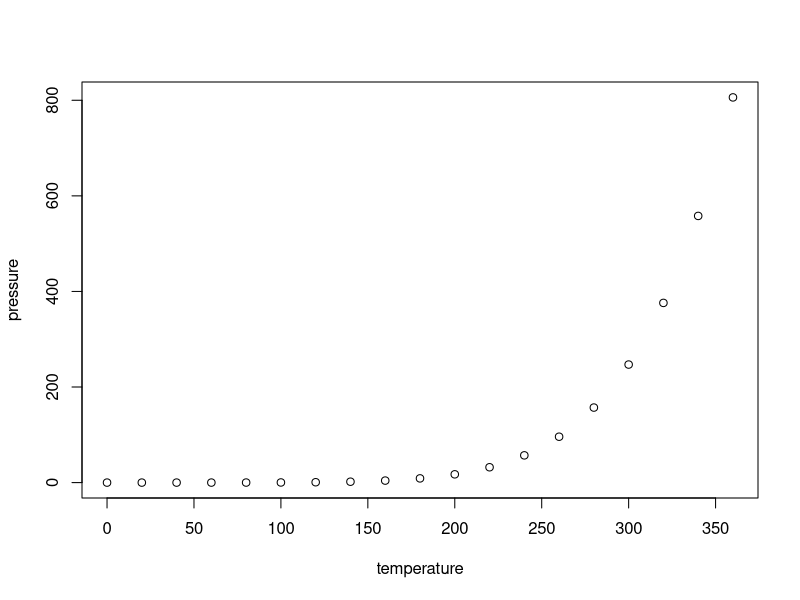
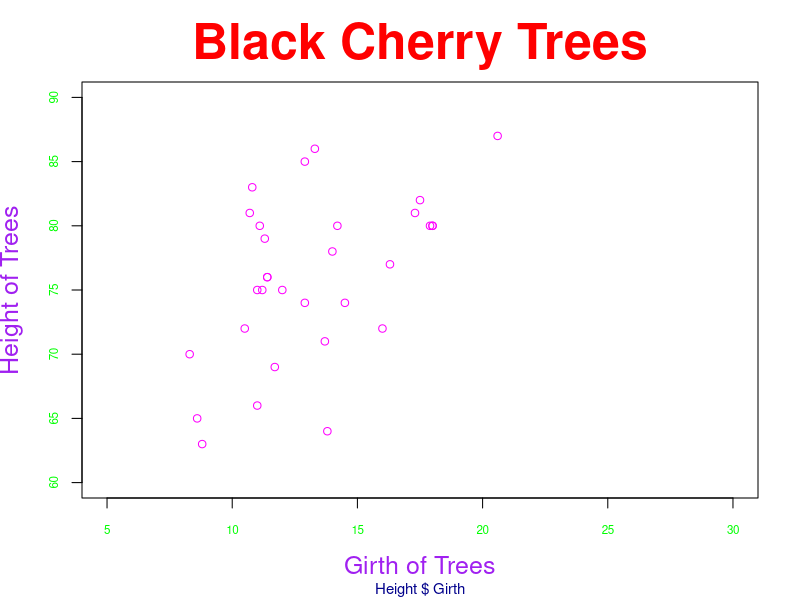
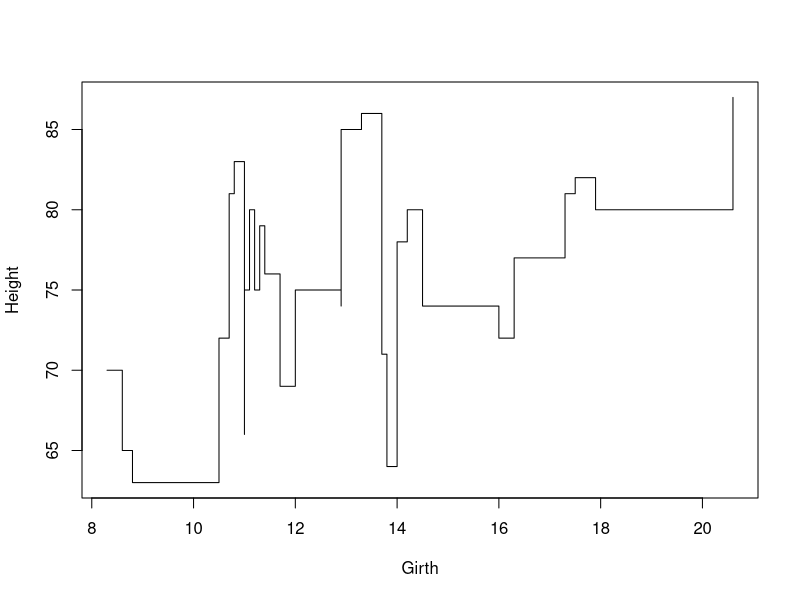
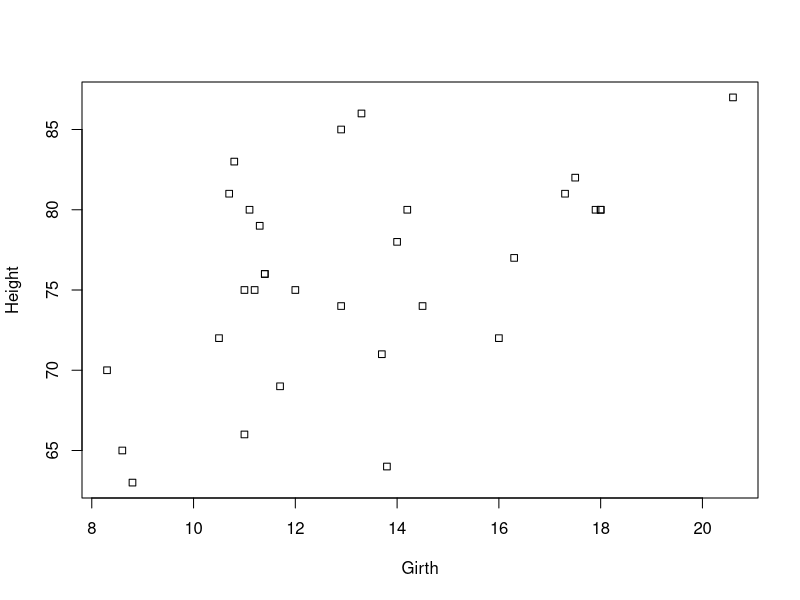
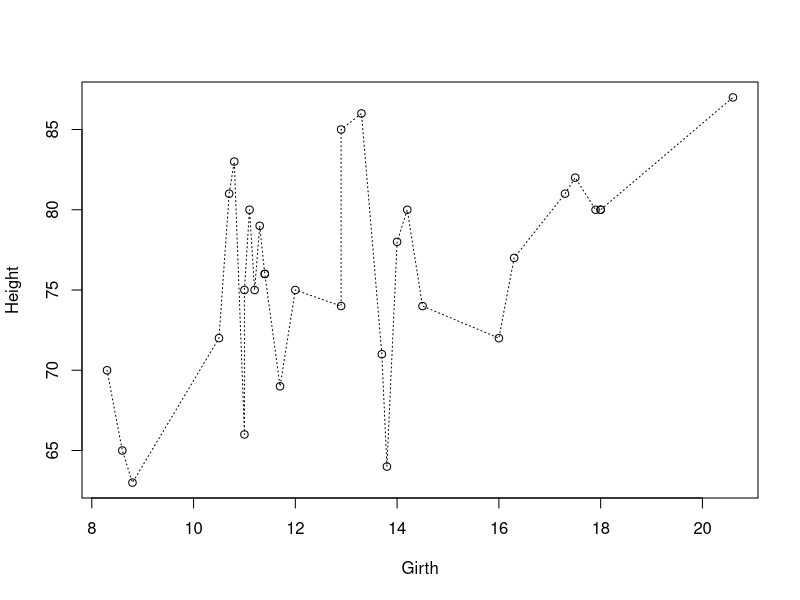
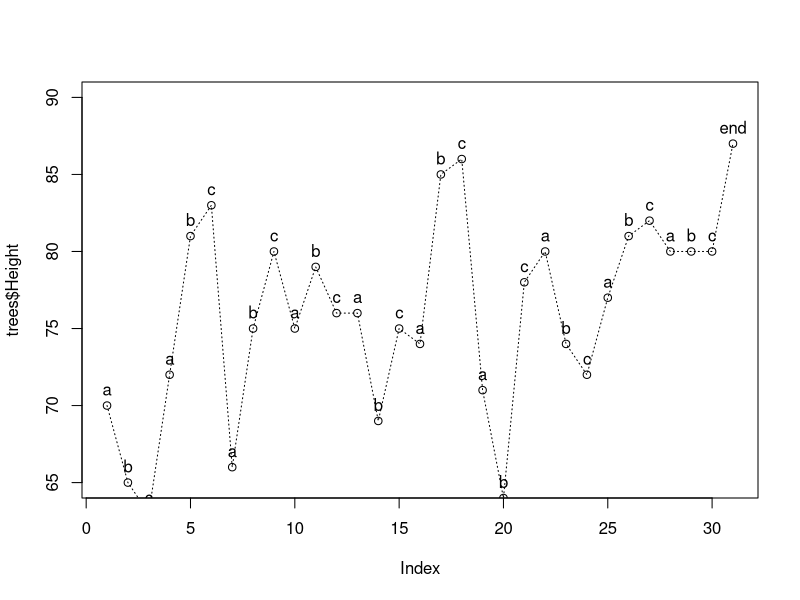
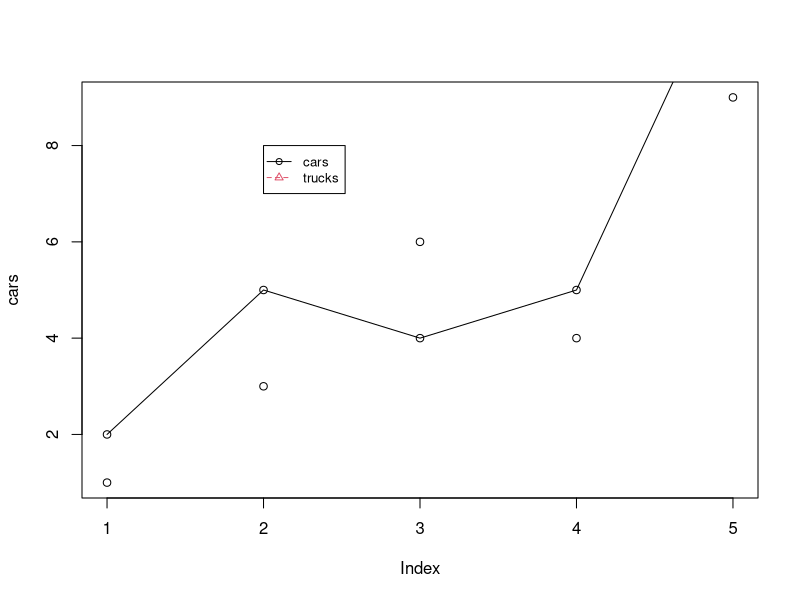
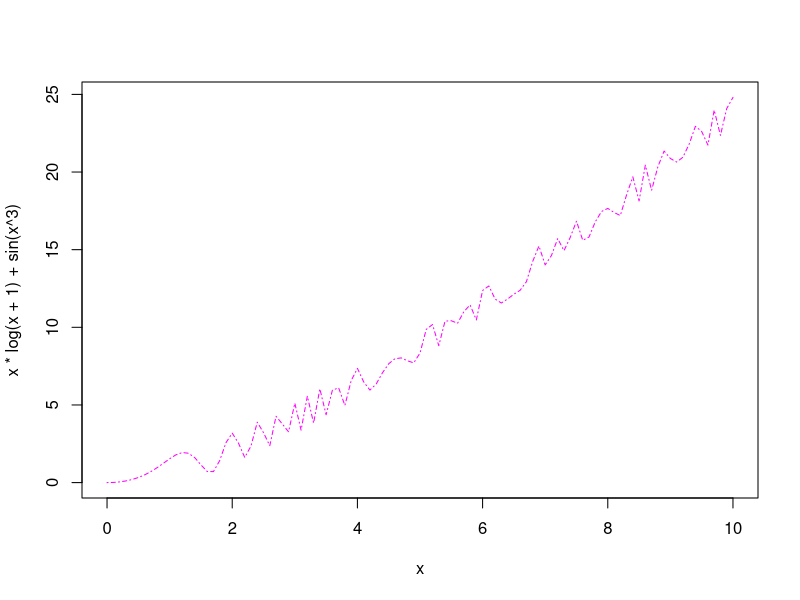

Write R code to recreate these figures, in order.
## ---- chunk 1
knitr::opts_chunk$set(echo = TRUE)
## ---- chunk 2
summary(cars)
## ---- chunk 3
plot(pressure)
## ---- chunk 4
plot(x = trees$Girth, 
     y = trees$Height, 
     main='Black Cherry Trees', 
     sub='Height $ Girth',
     xlab = 'Girth of Trees',
     ylab = 'Height of Trees',
     cex.main = 3,
     cex.sub = 0.9, 
     cex.lab = 1.5,
     cex.axis = 0.7,
     col.main = 'red',
     col.sub = 'darkblue',
     col.axis = 'green', 
     col.lab = 'purple',
     col = 'magenta',
     xlim = c(5,30),
     ylim = c(60,90))
## ---- chunk 5
plot(Height~Girth, 
     data = trees,
     type = 's') 
## ---- chunk 6
plot(Height~Girth, 
     data = trees,
     pch = 22)
## ---- chunk 7
plot(Height~Girth, 
     data = trees,
     type = 'o',
     lty = 3)
## ---- chunk 8
plot(trees$Height,
     type = 'o',
     lty = 3, 
     ylim = c(65,90))

tplot = c(rep(c('a', 'b', 'c'),10),'end')
text(trees$Height, tplot, pos = 3)
## ---- chunk 9
cars = c(1,3,6,4,9)
trucks = c(2,5,4,5,12)
suvs = c(4,4,6,6,15)

plot(cars)
points(trucks)
lines(trucks)
legend(2,
       8,
       cex = 0.8,
       pch = 1:3, # also can use c(1,3)
       lty = 1:2,
       col = 1:2, 
       c('cars', 'trucks'))

## ---- chunk 10
 curve(x*log(x+1)+sin(x^3),from=0,
 to=10,col="magenta",lty=4)
## ---- chunk 11
matrix(c(1,1,2,3),nrow=2,
 byrow=T)
## ---- chunk 12
layout(matrix(c(1,1,2,3),nrow=2,
 byrow=T))

 curve(x*log(x+1)+sin(x^3),from=0,
 to=10,col="magenta",lty=4)
 
 plot(cars)
 
 plot(trees$Height)
## ---- chunk 13
barplot(cars, 
        border = 'blue',
        main = 'Cars', 
        col = rainbow(5), # 1:5 # 'skyblue'
        names.arg = c('Mon', 'Tue', 'Wed', 'Thu', 'Fri'),
        xlim = c(0,8))
barplot(5, 
        add = T,
        space = 6.25, # position
        )

## ---- chunk 14
autos = cbind(cars, trucks, suvs)
barplot(autos,
        beside = T # by default is stack barplot
        )
## ---- chunk 15
boxplot(mtcars$mpg~mtcars$cyl,
        horizontal = T) # by default is vertical
## ---- chunk 16
pie(cars,
    labels = c('Mon', 'Tue', 'Wed', 'Thu', 'Fri'),
    col = 1:5)
## ---- chunk 17
autos = data.frame(autos)

boxplot(autos,
        horizontal = T) # by default is vertical

# default is horizontal, terbalik dengan boxplot
stripchart(autos, 
           pch = 8, 
           add = T)

## ---- chunk 18
 data(InsectSprays)
 attach(InsectSprays)
 boxplot(count~spray, 
col=c("plum","royalblue","rosybrown","seagreen",
 "yellowgreen","lightcoral"),
 xlab="Type of Spray",ylab="Count of Insects")
 stripchart(count~spray,add=T,vertical=T,pch=19,
 col="slategray")
## ---- chunk 19
# Create the data frame
df <- data.frame(
  Country = c("A", "B", "C", "D", "E", "F", "G", "H", "I", "J"),
  Population_under_65 = c(75, 50, 60, 63, 80, 72, 58, 65, 40, 50),
  Poor_under_65 = c(35, 80, 45, 76, 70, 95, 15, 30, 43, 27),
  Population_above_65 = c(25, 50, 40, 37, 20, 28, 42, 35, 60, 50),
  Poor_above_65 = c(65, 20, 55, 24, 30, 5, 85, 70, 57, 73)
)

# Display the data frame
print(df)

## ---- chunk 20
plot(df$Population_under_65, type = 'h', col = 2, ylim = c(0, 190),
     axes = FALSE,
     main = 'Population and Poor of under and above 65',
     ylab = 'Number',
     xlab = 'Country',
     lwd = 3)
points(df$Population_under_65, type = 'p', col = 2, pch = 2)
points(df$Poor_under_65, type = 'h', col = 3, lwd = 3)
points(df$Poor_under_65, type = 'p', col = 3, pch = 3)
points(df$Population_above_65, type = 'h', col = 4, lwd = 3)
points(df$Population_above_65, type = 'p', col = 4, pch =4)
points(df$Poor_above_65, type = 'h', col = 5, lwd = 3)
points(df$Poor_above_65, type = 'p', col = 5, pch = 5)
text(apply(df[, -1], 1, max),df$Country, pos = 3)

legend(1, 190, c('Pop < 65', 'Poor < 65', 'Pop > 65', 'Poor > 65'), col = 2:5, 
       cex = 0.7, lty = 1, pch = 2:5)

axis(1, at = 1:nrow(df), labels = df$Country)
axis(2)
## ---- chunk 21
# Data for Male Statistics Students
male_students <- data.frame(
  Hair = c("Black", "Brown", "Red", "Blond"),
  Brown = c(32, 53, 10, 3),
  Blue = c(11, 50, 10, 30),
  Hazel = c(10, 25, 7, 5),
  Green = c(3, 15, 7, 8)
)

# Data for Female Statistics Students
female_students <- data.frame(
  Hair = c("Black", "Brown", "Red", "Blond"),
  Brown = c(36, 66, 16, 4),
  Blue = c(9, 34, 7, 64),
  Hazel = c(5, 29, 7, 5),
  Green = c(2, 14, 7, 8)
)

# Print the data frames
print(male_students)
print(female_students)

## ---- chunk 22
layout(matrix(c(1,1,2,3,4,5), ncol = 3))

pie(c(sum(male_students[,-1]),sum(female_students[,-1])),
    labels = c('Male', 'Female'),
    col = c('darkblue', 'hotpink'),
    main = 'Sex')

pie(rowSums(male_students[,-1]),
    main = 'Male_Hair',
    col = c('black','brown', 'red', 'yellow'),
    labels = c('Black','Brown', 'Red', 'Blond'))

pie(rowSums(female_students[,-1]),
    main = 'Female_Hair',
    col = c('black','brown', 'red', 'yellow'),
    labels = c('Black','Brown', 'Red', 'Blond'))

pie(colSums(male_students[,-1]),
    main = 'Male_Eye',
    col = c('brown','blue', 'bisque', 'green'),
    labels = c('Brown','Blue', 'Hazel', 'Green'))

pie(colSums(female_students[,-1]),
    main = 'Female_Eye',
    col = c('brown','blue', 'bisque', 'green'),
    labels = c('Brown','Blue', 'Hazel', 'Green'))
## ---- chunk 23
# Data for Emails
email_data <- data.frame(
  Date = c("1/10", "2/10", "3/10", "4/10", "5/10", "6/10", "7/10"),
  Genuine_emails = c(300, 700, 600, 400, 400, 800, 400),
  Contains_Virus = c(50, 100, 75, 50, 100, 35, 50),
  Spam_emails = c(850, 400, 100, 400, 300, 550, 600),
  Others = c(100, 200, 200, 300, 200, 100, 250)
)

# Print the data frame
print(email_data)

## ---- chunk 24
ed = t(as.matrix(email_data[,-1]))
## ---- chunk 25
barplot(ed, space = 2)
barplot(colSums(ed), add = T, space = c(3, rep(2,6)))

